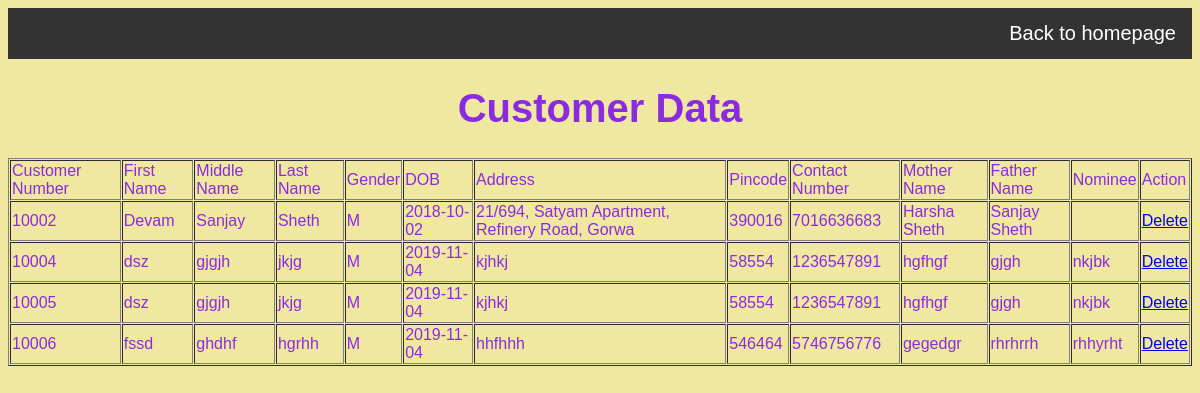
The page /client/modified1.php on the database its author committed.
### tables this page shows
CREATE TABLE `customer` (
  `Customer_Num` bigint(10) NOT NULL,
  `First_Name` varchar(50) NOT NULL,
  `Middle_Name` varchar(50) NOT NULL,
  `Last_Name` varchar(50) NOT NULL,
  `Gender` char(1) NOT NULL,
  `DOB` date NOT NULL,
  `Address` varchar(70) NOT NULL,
  `Pincode` int(6) NOT NULL,
  `Contact_Number` bigint(10) NOT NULL,
  `Mother_Name` varchar(150) NOT NULL,
  `Father_Name` varchar(150) NOT NULL,
  `Nominee` varchar(150) DEFAULT NULL
);

### client/modified1.php (the view)
<?php
include "../connection.php";
$sql = "select * from customer";
$result = mysqli_query($conn,$sql);
?>
<html>
    <body>
        <link href = "registration.css" type = "text/css" rel = "stylesheet" />
		<link href = "../style.css" type = "text/css" rel = "stylesheet" />
		<ul>
			<li style="float:right;"><a href="../home.php"> Back to homepage</a></li>
		</ul>
		<h1><center>Customer Data</center></h1>
		<table width = "100%" border = "1" cellspacing = "1" cellpadding = "1">
            <tr>
                <td>Customer Number</td>
                <td>First Name</td>
                <td>Middle Name</td>
                <td>Last Name</td>
                <td>Gender</td>
                <td>DOB</td>
                <td>Address</td>
                <td>Pincode</td>
                <td>Contact Number</td>
                <td>Mother Name</td>
                <td>Father Name</td>
                <td>Nominee</td>
                <td colspan = "2">Action</td>
            </tr>
	<?php
		while($row = mysqli_fetch_object($result)){
	?>
			<tr>
				<td>
					<?php echo $row->Customer_Num;?>
				</td>
				<td>
					<?php echo $row->First_Name;?>
				</td>
				<td>
					<?php echo $row->Middle_Name;?>
				</td>
				<td>
					<?php echo $row->Last_Name;?>
				</td>
				<td>
					<?php echo $row->Gender;?>
				</td>
				<td>
					<?php echo $row->DOB;?>
				</td>
				<td>
					<?php echo $row->Address;?>
				</td>
				<td>
					<?php echo $row->Pincode;?>
				</td>
				<td>
					<?php echo $row->Contact_Number;?>
				</td>
				<td>
					<?php echo $row->Mother_Name;?>
				</td>
				<td>
					<?php echo $row->Father_Name;?>
				</td>
				<td>
					<?php echo $row->Nominee;?>
				</td>
				<td> <a href="delete.php?id=<?php echo $row->Customer_Num;?>" onclick="return confirm('Are You Sure')">Delete
				</a> </td>
			</tr>
		<?php } ?>
        </table>
    </body>
</html>

### client/registration.css (style rules this page uses)
body { color: #8A2BE2; font-size: 20px; font-family: Verdana, Arial, Helvetica, monospace; background-color: #F0E8A0; }

### style.css (style rules this page uses)
ul { list-style-type: none; margin: 0; padding: 0; overflow: hidden; background-color: #333; }
li { float: left; border-right:1px solid #bbb; }
li:last-child { border-right: none; }
li a { display: block; color: white; text-align: center; padding: 14px 16px; text-decoration: none; }

### rows shown on the page
customer: Customer_Num "10002", First_Name "Devam", Middle_Name "Sanjay", Last_Name "Sheth", Gender "M", DOB "2018-10-02", Address "21/694, Satyam Apartment, Refinery Road, Gorwa", Pincode "390016", Contact_Number "7016636683", Mother_Name "Harsha Sheth", Father_Name "Sanjay Sheth"
customer: Customer_Num "10004", First_Name "dsz", Middle_Name "gjgjh", Last_Name "jkjg", Gender "M", DOB "2019-11-04", Address "kjhkj", Pincode "58554", Contact_Number "1236547891", Mother_Name "hgfhgf", Father_Name "gjgh", Nominee "nkjbk"
customer: Customer_Num "10005", First_Name "dsz", Middle_Name "gjgjh", Last_Name "jkjg", Gender "M", DOB "2019-11-04", Address "kjhkj", Pincode "58554", Contact_Number "1236547891", Mother_Name "hgfhgf", Father_Name "gjgh", Nominee "nkjbk"
customer: Customer_Num "10006", First_Name "fssd", Middle_Name "ghdhf", Last_Name "hgrhh", Gender "M", DOB "2019-11-04", Address "hhfhhh", Pincode "546464", Contact_Number "5746756776", Mother_Name "gegedgr", Father_Name "rhrhrrh", Nominee "rhhyrht"
